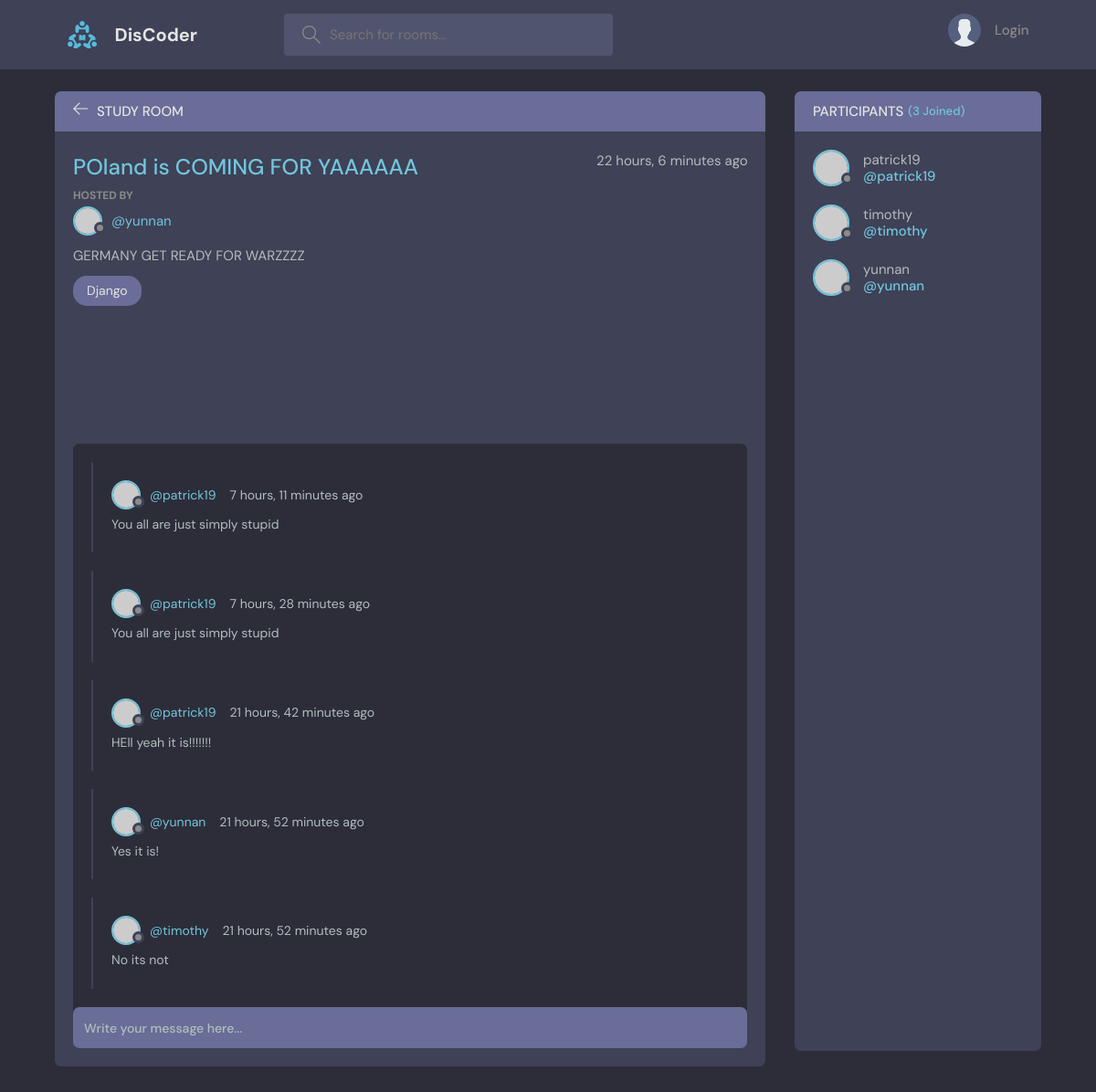
/room/5/, run on the app's committed database.
### base/models.py (models this page shows, shortened)
class Room(models.Model):
    host = models.ForeignKey(User, on_delete=models.SET_NULL, null=True)
    topic = models.ForeignKey(Topic, on_delete=models.SET_NULL, null=True)
    name = models.CharField(max_length=200)
    desc = models.TextField(null=True, blank=True)
    participants = models.ManyToManyField(User, related_name='participants', blank=True)
    updated = models.DateTimeField(auto_now=True)
    created = models.DateTimeField(auto_now_add=True)
    class Meta:
        ordering = ['-updated', '-created']

class Topic(models.Model):
    name = models.CharField(max_length=200)

class Message(models.Model):
    user = models.ForeignKey(User, on_delete=models.CASCADE)
    room = models.ForeignKey(Room, on_delete=models.CASCADE)
    body = models.TextField()
    updated = models.DateTimeField(auto_now=True)
    created = models.DateTimeField(auto_now_add=True)
    class Meta:
        ordering = ['-updated', '-created']

### base/views.py (the view, shortened to what this page needs)
# urls.py: path('room/<str:id>/', views.room, name="room"),
def room(request, id):
    room = Room.objects.get(id = id)
    comments = room.message_set.all().order_by('-created')
    participants = room.participants.all()
    context = {
        'room': room,
        'comments':comments,
        'participants': participants}
    return render(request, 'base/room.html', context)

### base/templates/base/room.html (shortened to what this page needs)
{% extends 'main.html' %}
{% block content %}
<main class="profile-page layout layout--2">
    <div class="container">
        <div class="room">
            <div class="room__top">
                <div class="room__topLeft">
                    <a href="{% url 'home' %}">
                        <svg version="1.1" xmlns="http://www.w3.org/2000/svg" width="32" height="32"
                            viewBox="0 0 32 32">
                            <title>arrow-left</title>
                            <path
                                d="M13.723 2.286l-13.723 13.714 13.719 13.714 1.616-1.611-10.96-10.96h27.625v-2.286h-27.625l10.965-10.965-1.616-1.607z">
                            </path>
                        </svg>
                    </a>
                    <h3>Study Room</h3>
                </div>
            </div>
            <div class="room__box scroll">
                <div class="room__header scroll">
                    <div class="room__info">
                        <h3>{{room.name}}</h3>
                        <span>{{room.created|timesince}} ago</span>
                    </div>
                    <div class="room__hosted">
                        <p>Hosted By</p>
                        <a href="{% url 'user-profile' room.host.id%}" class="room__author">
                            <div class="avatar avatar--small">
                                <img src="https://randomuser.me/api/portraits/men/37.jpg" />
                            </div>
                            <span>@{{room.host.username}}</span>
                        </a>
                    </div>
                    <div class="room__details">
                        {{room.desc}}
                    </div>
                    <span class="room__topics">{{room.topic.name}}</span>
                </div>
                <div class="room__conversation">
                    <div class="threads scroll">
                        {% for msg in comments %}
                        <div class="thread">
                            <div class="thread__top">
                                <div class="thread__author">
                                    <a href="{% url 'user-profile' msg.user.id%}" class="thread__authorInfo">
                                        <div class="avatar avatar--small">
                                            <img src="https://randomuser.me/api/portraits/men/37.jpg" />
                                        </div>
                                        <span>@{{msg.user.username}}</span>
                                    </a>
                                    <span class="thread__date">{{msg.created|timesince}} ago</span>
                                </div>
                            </div>
                            <div class="thread__details">
                                {{msg.body}}
                            </div>
                        </div>
                        {%endfor%}
                    </div>
                </div>
            </div>
            <div class="room__message">
                <form method="post" action="#">
                    <input name="comment" placeholder="Write your message here..." />
                </form>
            </div>
        </div>
        <div class="participants">
            <h3 class="participants__top">Participants <span>({{participants.count}} Joined)</span></h3>
            <div class="participants__list scroll">
                {% for partic in participants %}
                <a href="{% url 'user-profile' partic.id %}" class="participant">
                    <div class="avatar avatar--medium">
                        <img src="https://randomuser.me/api/portraits/men/37.jpg" />
                    </div>
                    <p>
                        {{partic}}
                        <span>@{{partic}}</span>
                    </p>
                </a>
                {%endfor%}
            </div>
        </div>
    </div>
</main>
{% endblock content %}

### data on the page
Room: name "POland is COMING FOR YAAAAAA", created "22 hours, 6 minutes", host.username "yunnan", desc "GERMANY GET READY FOR WARZZZZ", topic.name "Django"
Message: user.username "patrick19", created "7 hours, 11 minutes", body "You all are just simply stupid"
Message: user.username "patrick19", created "7 hours, 28 minutes", body "You all are just simply stupid"
Message: user.username "patrick19", created "21 hours, 42 minutes", body "HEll yeah it is!!!!!!!"
Message: user.username "yunnan", created "21 hours, 52 minutes", body "Yes it is!"
Message: user.username "timothy", created "21 hours, 52 minutes", body "No its not"

### other printed values
{{ participants.count }} "3"
{{ partic }} "patrick19"
{{ partic }} "timothy"
{{ partic }} "yunnan"
